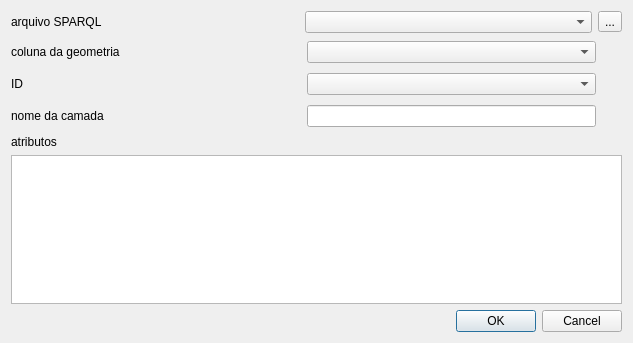
<?xml version="1.0" encoding="UTF-8"?>
<ui version="4.0">
 <class>DBCellsPluginDialogBase</class>
 <widget class="QDialog" name="DBCellsPluginDialogBase">
  <property name="geometry">
   <rect>
    <x>0</x>
    <y>0</y>
    <width>633</width>
    <height>343</height>
   </rect>
  </property>
  <property name="windowTitle">
   <string>DBCels Plugin</string>
  </property>
  <layout class="QGridLayout" name="gridLayout">
   <item row="0" column="0">
    <layout class="QVBoxLayout" name="formLayout">
     <item>
      <layout class="QHBoxLayout" name="horizontalLayout">
       <item>
        <widget class="QLabel" name="labelSPARQL">
         <property name="minimumSize">
          <size>
           <width>108</width>
           <height>0</height>
          </size>
         </property>
         <property name="text">
          <string>arquivo SPARQL</string>
         </property>
        </widget>
       </item>
       <item>
        <widget class="QComboBox" name="buscaSPARQL">
         <property name="maximumSize">
          <size>
           <width>300</width>
           <height>16777215</height>
          </size>
         </property>
        </widget>
       </item>
       <item>
        <widget class="QToolButton" name="buttonSPARQL">
         <property name="text">
          <string>...</string>
         </property>
        </widget>
       </item>
      </layout>
     </item>
     <item>
      <layout class="QHBoxLayout" name="horizontalLayout_3">
       <item>
        <widget class="QLabel" name="geometria">
         <property name="text">
          <string>coluna da geometria </string>
         </property>
        </widget>
       </item>
       <item>
        <widget class="QComboBox" name="colGeometria">
         <property name="maximumSize">
          <size>
           <width>300</width>
           <height>16777215</height>
          </size>
         </property>
        </widget>
       </item>
       <item>
        <spacer name="horizontalSpacer_2">
         <property name="orientation">
          <enum>Qt::Horizontal</enum>
         </property>
         <property name="sizeType">
          <enum>QSizePolicy::Fixed</enum>
         </property>
         <property name="sizeHint" stdset="0">
          <size>
           <width>26</width>
           <height>26</height>
          </size>
         </property>
        </spacer>
       </item>
      </layout>
     </item>
     <item>
      <layout class="QHBoxLayout" name="horizontalLayout_2">
       <item>
        <widget class="QLabel" name="labelID">
         <property name="minimumSize">
          <size>
           <width>108</width>
           <height>0</height>
          </size>
         </property>
         <property name="text">
          <string>ID</string>
         </property>
        </widget>
       </item>
       <item>
        <widget class="QComboBox" name="ID">
         <property name="sizePolicy">
          <sizepolicy hsizetype="Preferred" vsizetype="Fixed">
           <horstretch>0</horstretch>
           <verstretch>0</verstretch>
          </sizepolicy>
         </property>
         <property name="maximumSize">
          <size>
           <width>300</width>
           <height>16777215</height>
          </size>
         </property>
        </widget>
       </item>
       <item>
        <spacer name="horizontalSpacer_3">
         <property name="orientation">
          <enum>Qt::Horizontal</enum>
         </property>
         <property name="sizeType">
          <enum>QSizePolicy::Fixed</enum>
         </property>
         <property name="sizeHint" stdset="0">
          <size>
           <width>26</width>
           <height>26</height>
          </size>
         </property>
        </spacer>
       </item>
      </layout>
     </item>
     <item>
      <layout class="QHBoxLayout" name="horizontalLayout_4">
       <item>
        <widget class="QLabel" name="camada">
         <property name="minimumSize">
          <size>
           <width>108</width>
           <height>0</height>
          </size>
         </property>
         <property name="text">
          <string>nome da camada</string>
         </property>
        </widget>
       </item>
       <item>
        <widget class="QLineEdit" name="buscaCamada">
         <property name="sizePolicy">
          <sizepolicy hsizetype="Preferred" vsizetype="Fixed">
           <horstretch>0</horstretch>
           <verstretch>0</verstretch>
          </sizepolicy>
         </property>
         <property name="maximumSize">
          <size>
           <width>300</width>
           <height>16777215</height>
          </size>
         </property>
        </widget>
       </item>
       <item>
        <spacer name="horizontalSpacer_4">
         <property name="orientation">
          <enum>Qt::Horizontal</enum>
         </property>
         <property name="sizeType">
          <enum>QSizePolicy::Fixed</enum>
         </property>
         <property name="sizeHint" stdset="0">
          <size>
           <width>26</width>
           <height>26</height>
          </size>
         </property>
        </spacer>
       </item>
      </layout>
     </item>
     <item>
      <layout class="QVBoxLayout" name="verticalLayout_2">
       <item>
        <widget class="QLabel" name="atributos">
         <property name="text">
          <string>atributos</string>
         </property>
        </widget>
       </item>
       <item>
        <widget class="QTableView" name="cxtext"/>
       </item>
      </layout>
     </item>
     <item>
      <layout class="QHBoxLayout" name="horizontalLayout_5">
       <item>
        <spacer name="horizontalSpacer">
         <property name="orientation">
          <enum>Qt::Horizontal</enum>
         </property>
         <property name="sizeHint" stdset="0">
          <size>
           <width>40</width>
           <height>20</height>
          </size>
         </property>
        </spacer>
       </item>
       <item>
        <widget class="QDialogButtonBox" name="buttonBox">
         <property name="standardButtons">
          <set>QDialogButtonBox::Cancel|QDialogButtonBox::Ok</set>
         </property>
        </widget>
       </item>
      </layout>
     </item>
    </layout>
   </item>
  </layout>
 </widget>
 <resources/>
 <connections/>
</ui>
